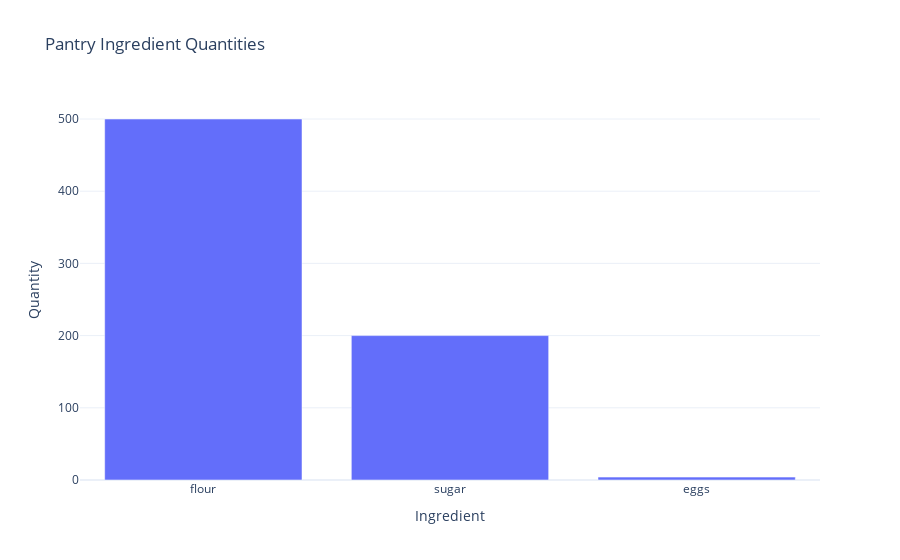

The notebook cell this image was saved under:
### Code cell
# you can also visaluze the libarary with plotly
pantry.visualize_pantry()

### Figure 1 — Plotly figure (JSON) as saved in the notebook; plotly's stock layout.template omitted (floating-point values rounded to 4 significant figures)
{"data": [{"name": "Quantity", "type": "bar", "x": ["flour", "sugar", "eggs"], "y": [500, 200, 4]}], "layout": {"title": {"text": "Pantry Ingredient Quantities"}, "xaxis": {"title": {"text": "Ingredient"}}, "yaxis": {"title": {"text": "Quantity"}}}}
